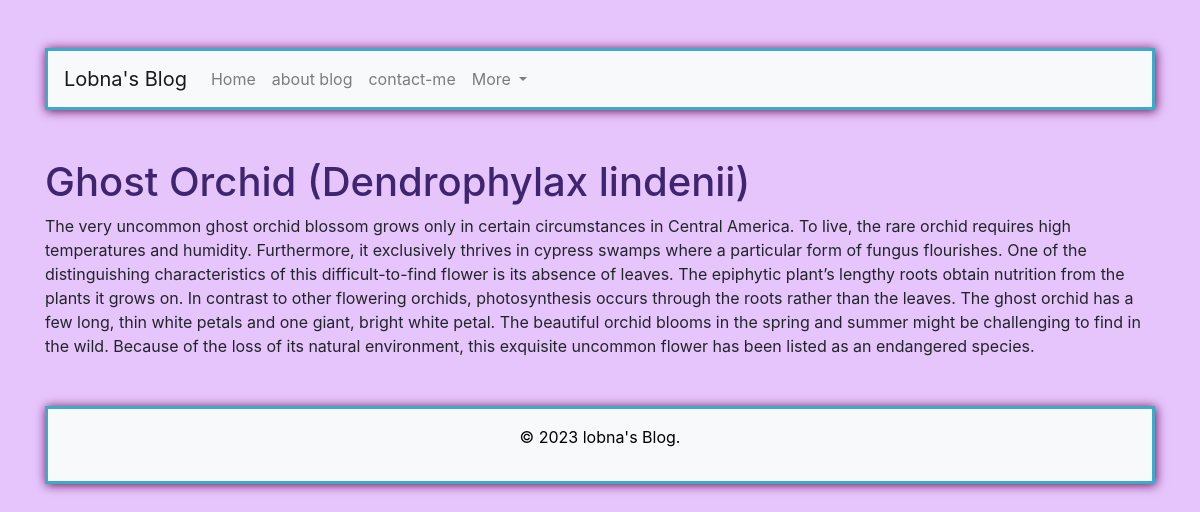
/post/16/, run on the app's committed database.
### myPanel/models.py (models this page shows, shortened)
class BlogPost(models.Model):
    title = models.CharField(max_length=200)
    date_modified = models.DateTimeField(auto_now=True)
    content = models.TextField()

### website/views.py (the view)
# urls.py: path('post/<int:pk>/', views.displayPost, name='post'),
def displayPost(request, pk) :
    post = get_object_or_404(BlogPost, pk=pk)
    return render(request, 'postDetails.html', {'post': post})

### template/postDetails.html (shortened to what this page needs)
<!DOCTYPE html>
<html lang="en">
<head>
  {% load static %}
  <link rel="stylesheet" href="https://stackpath.bootstrapcdn.com/bootstrap/4.5.0/css/bootstrap.min.css">
  <link rel="stylesheet" href="{% static 'style.css' %}">
</head>
<body style=background-color:rgb(230,197,252)>
  <div class="container my-5">
    {% include 'header.html' %}
    <h1 style=color:rgb(63,37,111) class="mt-5">{{ post.title }}</h1>
    <p class="mb-5">{{ post.content }}</p>
    {% include 'footer.html' %}
  </div>
</body>
</html>

### data on the page
BlogPost: title "Ghost Orchid (Dendrophylax lindenii)", content "The very uncommon ghost orchid blossom grows only in certain circumstances in Central America. To live, the rare orchid requires high temperatures and humidity. Furthermore, it exclusively thrives in cypress swamps where a particular form of fungus flourishes. One of the distinguishing characteristics of this difficult-to-find flower is its absence of leaves. The epiphytic plant’s lengthy roots obtain nutrition from the plants it grows on. In contrast to other flowering orchids, photosynthesis occurs through the roots rather than the leaves. The ghost orchid has a few long, thin white petals and one giant, bright white petal. The beautiful orchid blooms in the spring and summer might be…"
